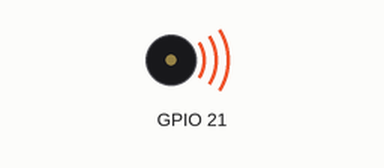
Recording of a program running on a simulated Raspberry Pi (BCM pin numbers). Shown: buzzer (waves = sounding). What the program prints to the terminal is not drawn. At 4.0 s the program stops and its outputs stay as they are.

Above: at 0.1 s.
Timing chart, 0 to 5.0 s (numbered marks = the images above):
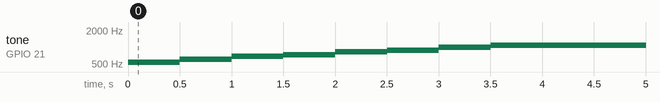

The program:

speaker.py
```python
import time
import math
import wiringpi
import numpy as np
SOUND_PORT = 21
wiringpi.wiringPiSetupGpio()
wiringpi.softToneCreate(SOUND_PORT)
a, aa, b, c, cc, d, dd, e, f, ff, g, gg = map(
    int, np.round(np.geomspace(440, 884, 12)))
for sound in [c, d, e, f, g, a*2, b*2, c*2]:
    print(type(SOUND_PORT), type(sound))
    wiringpi.softToneWrite(SOUND_PORT, sound)
    time.sleep(0.5)
"""
wiringpi.softToneWrite(SOUND_PORT,440)
time.sleep(1.0)
wiringpi.softToneWrite(SOUND_PORT,0)
 """
```

Measured:
- by itself, tone on GPIO 21: plays 532 Hz for 0.50 s, 604 Hz for 0.50 s, 686 Hz for 0.50 s, 731 Hz for 0.50 s, 830 Hz for 0.50 s, 880 Hz for 0.50 s … (8 notes in this stretch)
